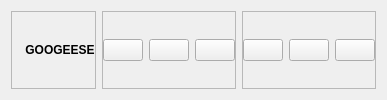
        <widget class="QWidget" name="headerContainer" native="true">
         <layout class="QHBoxLayout" name="horizontalLayout_6">
          <item alignment="Qt::AlignLeft">
           <widget class="QFrame" name="frame_5">
            <property name="frameShape">
             <enum>QFrame::StyledPanel</enum>
            </property>
            <property name="frameShadow">
             <enum>QFrame::Raised</enum>
            </property>
            <layout class="QHBoxLayout" name="horizontalLayout_8">
             <property name="spacing">
              <number>6</number>
             </property>
             <property name="leftMargin">
              <number>0</number>
             </property>
             <property name="topMargin">
              <number>0</number>
             </property>
             <property name="rightMargin">
              <number>0</number>
             </property>
             <property name="bottomMargin">
              <number>0</number>
             </property>
             <item>
              <widget class="QLabel" name="label_6">
               <property name="maximumSize">
                <size>
                 <width>33</width>
                 <height>36</height>
                </size>
               </property>
               <property name="text">
                <string/>
               </property>
               <property name="pixmap">
                <pixmap resource="resources.qrc">:/images/logo/googeese_logo2.png</pixmap>
               </property>
               <property name="scaledContents">
                <bool>true</bool>
               </property>
              </widget>
             </item>
             <item>
              <widget class="QLabel" name="label_7">
               <property name="font">
                <font>
                 <weight>75</weight>
                 <bold>true</bold>
                </font>
               </property>
               <property name="text">
                <string>GOOGEESE</string>
               </property>
               <property name="alignment">
                <set>Qt::AlignCenter</set>
               </property>
              </widget>
             </item>
            </layout>
           </widget>
          </item>
          <item alignment="Qt::AlignHCenter">
           <widget class="QFrame" name="frame_6">
            <property name="frameShape">
             <enum>QFrame::StyledPanel</enum>
            </property>
            <property name="frameShadow">
             <enum>QFrame::Raised</enum>
            </property>
            <layout class="QHBoxLayout" name="horizontalLayout_7">
             <property name="spacing">
              <number>6</number>
             </property>
             <property name="leftMargin">
              <number>0</number>
             </property>
             <property name="topMargin">
              <number>0</number>
             </property>
             <property name="rightMargin">
              <number>0</number>
             </property>
             <property name="bottomMargin">
              <number>0</number>
             </property>
             <item>
              <widget class="QPushButton" name="notificationBtn">
               <property name="toolTip">
                <string>Notification list</string>
               </property>
               <property name="text">
                <string/>
               </property>
               <property name="icon">
                <iconset resource="resources.qrc">
                 <normaloff>:/icons/icons/blueIcons/bell.svg</normaloff>:/icons/icons/blueIcons/bell.svg</iconset>
               </property>
               <property name="iconSize">
                <size>
                 <width>24</width>
                 <height>24</height>
                </size>
               </property>
              </widget>
             </item>
             <item>
              <widget class="QPushButton" name="moreMenuBtn">
               <property name="toolTip">
                <string>More</string>
               </property>
               <property name="text">
                <string/>
               </property>
               <property name="icon">
                <iconset resource="resources.qrc">
                 <normaloff>:/icons/icons/blueIcons/more-horizontal.svg</normaloff>:/icons/icons/blueIcons/more-horizontal.svg</iconset>
               </property>
               <property name="iconSize">
                <size>
                 <width>24</width>
                 <height>24</height>
                </size>
               </property>
              </widget>
             </item>
             <item>
              <widget class="QPushButton" name="profileMenuBtn">
               <property name="toolTip">
                <string>Profile</string>
               </property>
               <property name="text">
                <string/>
               </property>
               <property name="icon">
                <iconset resource="resources.qrc">
                 <normaloff>:/icons/icons/blueIcons/user.svg</normaloff>:/icons/icons/blueIcons/user.svg</iconset>
               </property>
               <property name="iconSize">
                <size>
                 <width>24</width>
                 <height>24</height>
                </size>
               </property>
              </widget>
             </item>
            </layout>
           </widget>
          </item>
          <item alignment="Qt::AlignRight">
           <widget class="QFrame" name="frame_7">
            <property name="frameShape">
             <enum>QFrame::StyledPanel</enum>
            </property>
            <property name="frameShadow">
             <enum>QFrame::Raised</enum>
            </property>
            <layout class="QHBoxLayout" name="horizontalLayout_5">
             <property name="leftMargin">
              <number>0</number>
             </property>
             <property name="topMargin">
              <number>0</number>
             </property>
             <property name="rightMargin">
              <number>0</number>
             </property>
             <property name="bottomMargin">
              <number>0</number>
             </property>
             <item>
              <widget class="QPushButton" name="minimizeBtn">
               <property name="toolTip">
                <string>Minimize Window</string>
               </property>
               <property name="text">
                <string/>
               </property>
               <property name="icon">
                <iconset resource="resources.qrc">
                 <normaloff>:/icons/icons/blueIcons/minus.svg</normaloff>:/icons/icons/blueIcons/minus.svg</iconset>
               </property>
              </widget>
             </item>
             <item>
              <widget class="QPushButton" name="restoreBtn">
               <property name="toolTip">
                <string>Restore Window</string>
               </property>
               <property name="text">
                <string/>
               </property>
               <property name="icon">
                <iconset resource="resources.qrc">
                 <normaloff>:/icons/icons/blueIcons/square.svg</normaloff>:/icons/icons/blueIcons/square.svg</iconset>
               </property>
              </widget>
             </item>
             <item>
              <widget class="QPushButton" name="closeBtn">
               <property name="toolTip">
                <string>Close Window</string>
               </property>
               <property name="text">
                <string/>
               </property>
               <property name="icon">
                <iconset resource="resources.qrc">
                 <normaloff>:/icons/icons/blueIcons/x.svg</normaloff>:/icons/icons/blueIcons/x.svg</iconset>
               </property>
              </widget>
             </item>
            </layout>
           </widget>
          </item>
         </layout>
        </widget>
